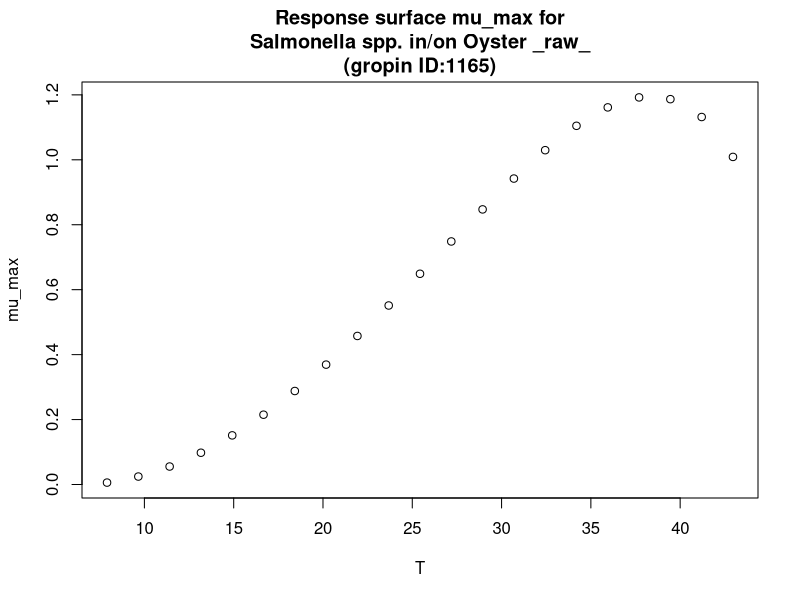

Write the R code that produced this figure.
#############################
# start of Parameter script
#############################
T <- seq(7.9079,42.957042957043,length.out=21)
#############################
# end of Parameter script
#############################
############################# 
# start of Model script Gropin ID 1165 
#############################
 
# constant coefficients for this model
 
variables <- data.frame(T)
argumentsPar <- expand.grid(variables)
 
# heart of the model
response_surface <- function(T) {
   mumax <-(1.195*(T-47.97)*((T-6.24)^2))/(((38.37-6.24)*(T-38.37)-(38.37-47.97)*(38.37+6.24-2*T))*(38.37-6.24))

return(mumax=mumax)
} 

# output parameters
mumax <- cbind(argumentsPar,response_surface(argumentsPar['T']))
colnames(mumax) <- c(colnames(argumentsPar),'mumax')
#############################
# End of Model script
#############################
############################# 
# start of Visualisation script Gropin ID 1165 
#############################
plot(T,mumax$mumax,
                          xlab='T',
                          ylab='mu_max',main='Response surface mu_max for
Salmonella spp. in/on Oyster _raw_
(gropin ID:1165)')
#############################
# End of Visualisation script
#############################
